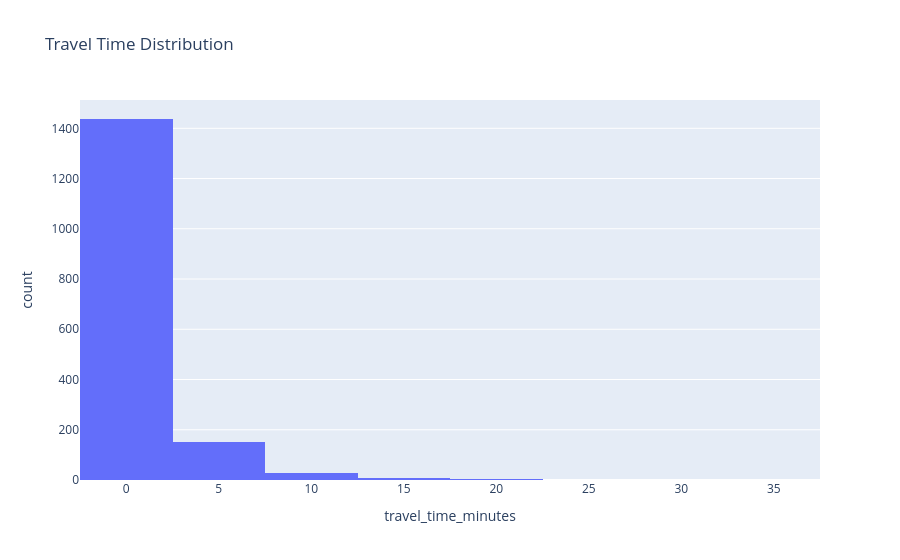

Notebook cell for this chart:
### Code cell
px.histogram(
    accidents,
    x="travel_time_minutes",
    nbins=10,
    title="Travel Time Distribution",
).show()

### Figure 1 — Plotly figure (JSON) as saved in the notebook; plotly's stock layout.template omitted (floating-point values rounded to 4 significant figures; data arrays with more than 128 entries replaced by an {"elided": "..."} marker saying what was removed)
{"data": [{"bingroup": "x", "hovertemplate": "travel_time_minutes=%{x}<br>count=%{y}<extra></extra>", "legendgroup": "", "marker": {"color": "#636efa", "pattern": {"shape": ""}}, "name": "", "nbinsx": 10, "orientation": "v", "showlegend": false, "x": {"elided": "1634 float values"}, "xaxis": "x", "yaxis": "y", "type": "histogram"}], "layout": {"xaxis": {"anchor": "y", "domain": [0.0, 1.0], "title": {"text": "travel_time_minutes"}}, "yaxis": {"anchor": "x", "domain": [0.0, 1.0], "title": {"text": "count"}}, "legend": {"tracegroupgap": 0}, "title": {"text": "Travel Time Distribution"}, "barmode": "relative"}}
